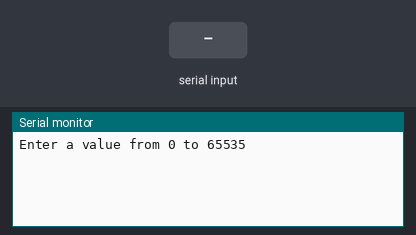
Bench run of a sketch on a simulated Arduino Uno, built with avr-gcc and run on an emulated ATmega328P. Parts: the last lines printed to the serial monitor. The inputs (shaded band) are chosen by the test bench.

Above: at 1.2 s.
1.3 s: "90,45\n" received over Serial
At 2.1 s:
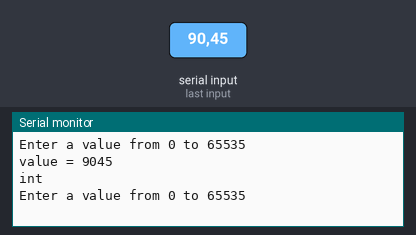
2.8 s: "0\n" received over Serial
At 4.0 s:
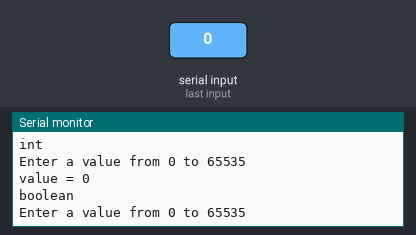
4.3 s: "2\n" received over Serial
At 5.3 s:
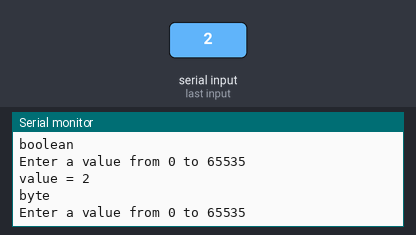

Measured:
- after the input at 1.3 s, the serial monitor: prints a new line at once (image 1)
- after the input at 2.8 s, the serial monitor: prints a new line at once (image 2)
- after the input at 4.3 s, the serial monitor: prints a new line at once (image 3)

The sketch:

Exercise_g_1_.ino
```cpp
// SelectCaseWithValues.ino
// Enter a value and see the minimum variable size required to hold it.
// 4105054025、鄭琮寶

unsigned int value;
int var;
byte keyin;

void setup() {
	Serial.begin(9600);

}

void loop() {
	Serial.print("Enter a value from ");
	Serial.println("0 to 65535");
	value = 0;
	while(Serial.available() == 0){}
	keyin = Serial.read();
	while(keyin != '\n'){
		if(keyin >= '0' && keyin <= '9'){
			value = value * 10 + (keyin - '0');
		}
		keyin = Serial.read();
	}
	Serial.print("value = ");
	Serial.println(value, DEC);

	var = decide(value);
	switch(var){
		case 0:
			Serial.println("boolean");
			break;
		case 1:
			Serial.println("byte");
			break;
		case 2:
			Serial.println("int");
			break;
		case 3:
			Serial.println("unsigned int");
			break;
		default:
			Serial.println("Error number !");
			break;
	}

}

int decide(unsigned int number){
	if(number <= 1){
		var = 0;
	}else if(value >= 2 && value <= 255){
		var = 1;
	}else if(value >= 256 && value <= 32767){
		var = 2;
	}else if(value >= 32768 && value <= 65535){
		var = 3;
	}else{
		var = 4;
	}
	return var;

}
```
